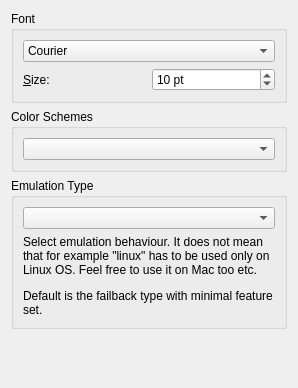
<?xml version="1.0" encoding="UTF-8"?>
<ui version="4.0">
 <class>Preferences</class>
 <widget class="QWidget" name="Preferences">
  <property name="geometry">
   <rect>
    <x>0</x>
    <y>0</y>
    <width>298</width>
    <height>388</height>
   </rect>
  </property>
  <property name="windowTitle">
   <string>QTerminal Properties</string>
  </property>
  <layout class="QGridLayout" name="gridLayout_3">
   <item row="0" column="0">
    <widget class="QGroupBox" name="groupBox">
     <property name="title">
      <string>Font</string>
     </property>
     <layout class="QGridLayout" name="gridLayout">
      <item row="0" column="0">
       <widget class="QFontComboBox" name="fontComboBox">
        <property name="editable">
         <bool>false</bool>
        </property>
        <property name="fontFilters">
         <set>QFontComboBox::MonospacedFonts</set>
        </property>
       </widget>
      </item>
      <item row="1" column="0">
       <layout class="QHBoxLayout" name="horizontalLayout">
        <item>
         <widget class="QLabel" name="label">
          <property name="text">
           <string>&amp;Size:</string>
          </property>
          <property name="buddy">
           <cstring>sizeSpinBox</cstring>
          </property>
         </widget>
        </item>
        <item>
         <widget class="QSpinBox" name="sizeSpinBox">
          <property name="suffix">
           <string> pt</string>
          </property>
          <property name="minimum">
           <number>6</number>
          </property>
          <property name="value">
           <number>10</number>
          </property>
         </widget>
        </item>
       </layout>
      </item>
     </layout>
    </widget>
   </item>
   <item row="1" column="0">
    <widget class="QGroupBox" name="groupBox_2">
     <property name="title">
      <string>Color Schemes</string>
     </property>
     <layout class="QGridLayout" name="gridLayout_5">
      <item row="0" column="0">
       <widget class="QComboBox" name="colorSchemaCombo"/>
      </item>
     </layout>
    </widget>
   </item>
   <item row="2" column="0">
    <widget class="QGroupBox" name="groupBox_3">
     <property name="title">
      <string>Emulation Type</string>
     </property>
     <layout class="QGridLayout" name="gridLayout_2">
      <item row="0" column="0">
       <widget class="QComboBox" name="emulationComboBox"/>
      </item>
      <item row="1" column="0">
       <widget class="QLabel" name="label_3">
        <property name="text">
         <string>Select emulation behaviour. It does not mean that for example &quot;linux&quot; has to be used only on Linux OS. Feel free to use it on Mac too etc.&lt;p&gt;Default is the failback type with minimal feature set.</string>
        </property>
        <property name="textFormat">
         <enum>Qt::RichText</enum>
        </property>
        <property name="wordWrap">
         <bool>true</bool>
        </property>
       </widget>
      </item>
     </layout>
    </widget>
   </item>
   <item row="3" column="0">
    <spacer name="verticalSpacer">
     <property name="orientation">
      <enum>Qt::Vertical</enum>
     </property>
     <property name="sizeHint" stdset="0">
      <size>
       <width>20</width>
       <height>40</height>
      </size>
     </property>
    </spacer>
   </item>
  </layout>
 </widget>
 <resources/>
 <connections/>
</ui>
